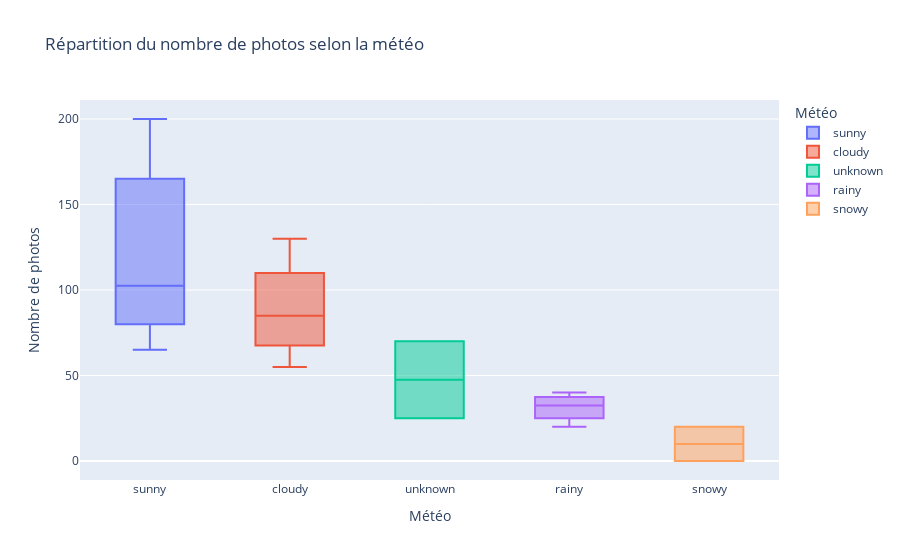

Source (notebook cell):
### Markdown cell above
**TODO**

- Créer un diagramme en boîte (box plot) pour visualiser la répartition du nombre de photos selon la météo
- Afficher le graphique
- Quelles conclusions tirez-vous de ce graphe ?

### Code cell
# Write your code here
import pandas as pd
import plotly.express as px
# Créer le diagramme en boîte
fig = px.box(df_trips, x="weather", y="photos", color="weather",
             title="Répartition du nombre de photos selon la météo",
             labels={"weather": "Météo", "photos": "Nombre de photos"})

# Afficher le graphique
fig.show()

### Figure 1 — Plotly figure (JSON) as saved in the notebook; plotly's stock layout.template omitted (floating-point values rounded to 4 significant figures)
{"data": [{"alignmentgroup": "True", "hovertemplate": "Météo=%{x}<br>Nombre de photos=%{y}<extra></extra>", "legendgroup": "sunny", "marker": {"color": "#636efa"}, "name": "sunny", "notched": false, "offsetgroup": "sunny", "orientation": "v", "showlegend": true, "type": "box", "x": ["sunny", "sunny", "sunny", "sunny", "sunny", "sunny", "sunny", "sunny"], "x0": " ", "xaxis": "x", "y": [150, 95, 75, 200, 180, 85, 65, 110], "y0": " ", "yaxis": "y"}, {"alignmentgroup": "True", "hovertemplate": "Météo=%{x}<br>Nombre de photos=%{y}<extra></extra>", "legendgroup": "cloudy", "marker": {"color": "#EF553B"}, "name": "cloudy", "notched": false, "offsetgroup": "cloudy", "orientation": "v", "showlegend": true, "type": "box", "x": ["cloudy", "cloudy", "cloudy", "cloudy"], "x0": " ", "xaxis": "x", "y": [130, 80, 55, 90], "y0": " ", "yaxis": "y"}, {"alignmentgroup": "True", "hovertemplate": "Météo=%{x}<br>Nombre de photos=%{y}<extra></extra>", "legendgroup": "unknown", "marker": {"color": "#00cc96"}, "name": "unknown", "notched": false, "offsetgroup": "unknown", "orientation": "v", "showlegend": true, "type": "box", "x": ["unknown", "unknown"], "x0": " ", "xaxis": "x", "y": [25, 70], "y0": " ", "yaxis": "y"}, {"alignmentgroup": "True", "hovertemplate": "Météo=%{x}<br>Nombre de photos=%{y}<extra></extra>", "legendgroup": "rainy", "marker": {"color": "#ab63fa"}, "name": "rainy", "notched": false, "offsetgroup": "rainy", "orientation": "v", "showlegend": true, "type": "box", "x": ["rainy", "rainy", "rainy", "rainy"], "x0": " ", "xaxis": "x", "y": [30, 40, 20, 35], "y0": " ", "yaxis": "y"}, {"alignmentgroup": "True", "hovertemplate": "Météo=%{x}<br>Nombre de photos=%{y}<extra></extra>", "legendgroup": "snowy", "marker": {"color": "#FFA15A"}, "name": "snowy", "notched": false, "offsetgroup": "snowy", "orientation": "v", "showlegend": true, "type": "box", "x": ["snowy", "snowy"], "x0": " ", "xaxis": "x", "y": [0, 20], "y0": " ", "yaxis": "y"}], "layout": {"boxmode": "overlay", "legend": {"title": {"text": "Météo"}, "tracegroupgap": 0}, "title": {"text": "Répartition du nombre de photos selon la météo"}, "xaxis": {"anchor": "y", "categoryarray": ["sunny", "cloudy", "unknown", "rainy", "snowy"], "categoryorder": "array", "domain": [0, 1], "title": {"text": "Météo"}}, "yaxis": {"anchor": "x", "domain": [0, 1], "title": {"text": "Nombre de photos"}}}}
